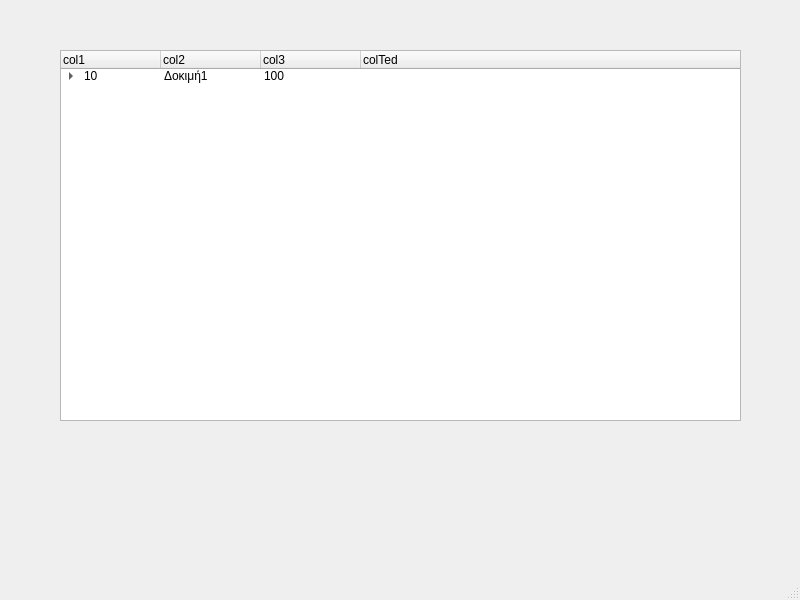
<?xml version="1.0" encoding="UTF-8"?>
<ui version="4.0">
 <class>MainWindow</class>
 <widget class="QMainWindow" name="MainWindow">
  <property name="geometry">
   <rect>
    <x>0</x>
    <y>0</y>
    <width>800</width>
    <height>600</height>
   </rect>
  </property>
  <property name="windowTitle">
   <string>MainWindow</string>
  </property>
  <widget class="QWidget" name="centralwidget">
   <widget class="QTreeWidget" name="treeWidget">
    <property name="geometry">
     <rect>
      <x>60</x>
      <y>50</y>
      <width>681</width>
      <height>371</height>
     </rect>
    </property>
    <column>
     <property name="text">
      <string>col1</string>
     </property>
    </column>
    <column>
     <property name="text">
      <string>col2</string>
     </property>
    </column>
    <column>
     <property name="text">
      <string>col3</string>
     </property>
    </column>
    <column>
     <property name="text">
      <string>colTed</string>
     </property>
    </column>
    <item>
     <property name="text">
      <string>10</string>
     </property>
     <property name="text">
      <string>Δοκιμή1</string>
     </property>
     <property name="text">
      <string>100</string>
     </property>
     <item>
      <property name="text">
       <string>10.00</string>
      </property>
      <property name="text">
       <string>Ανάλυση2</string>
      </property>
      <property name="text">
       <string>100</string>
      </property>
      <item>
       <property name="text">
        <string>10.00.00</string>
       </property>
       <property name="text">
        <string>Ανάλυση3</string>
       </property>
       <property name="text">
        <string>100</string>
       </property>
      </item>
     </item>
    </item>
   </widget>
  </widget>
  <widget class="QMenuBar" name="menubar">
   <property name="geometry">
    <rect>
     <x>0</x>
     <y>0</y>
     <width>800</width>
     <height>26</height>
    </rect>
   </property>
  </widget>
  <widget class="QStatusBar" name="statusbar"/>
 </widget>
 <resources/>
 <connections/>
</ui>
